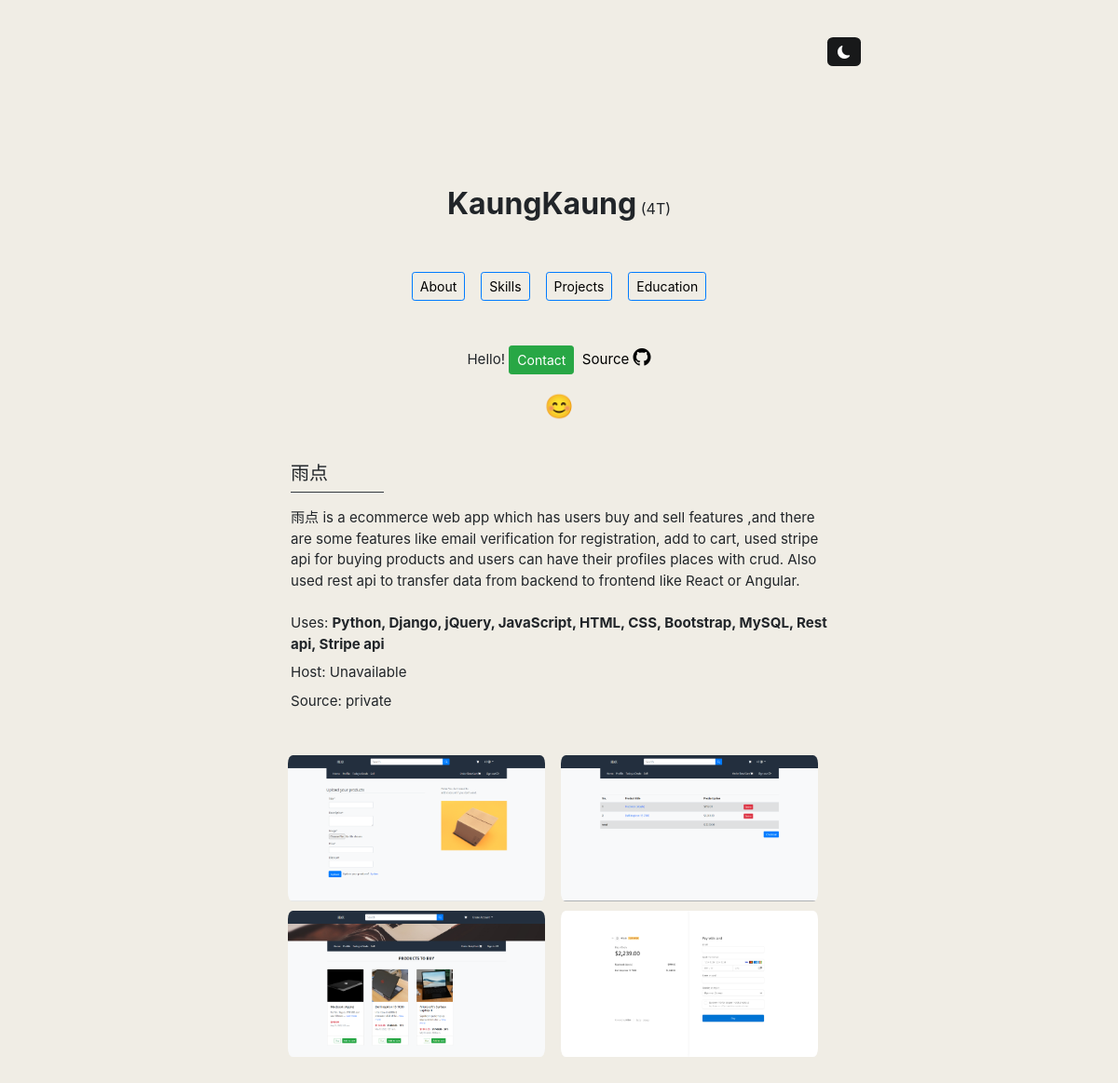
Before: /project2/2 with the older database file.
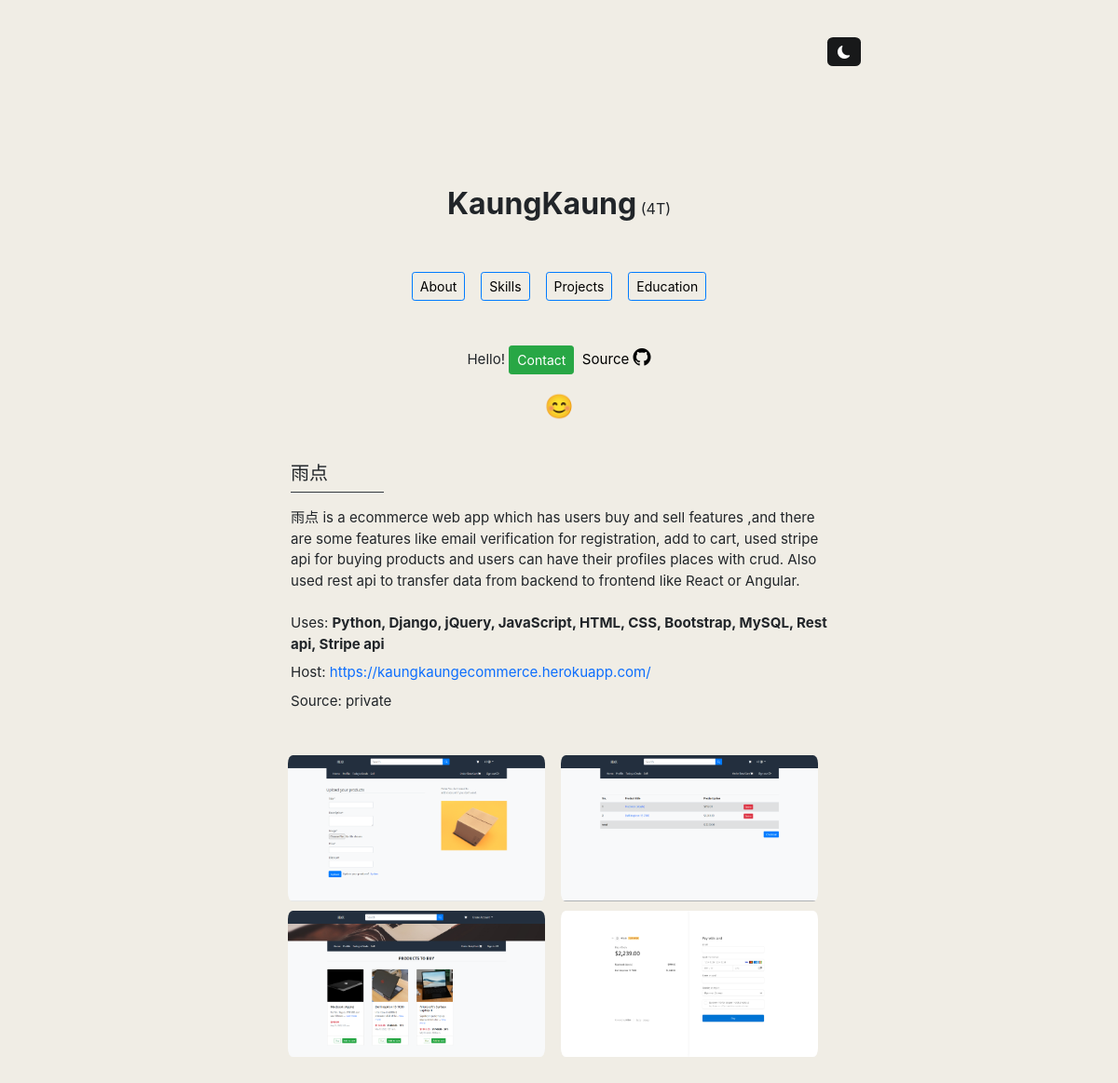
After: the same page with the newer database file.
### display/models.py (models this page shows)
class Project(models.Model):
    title = models.CharField(max_length=225)
    image = models.ImageField(upload_to='project_image')
    uses = models.CharField(max_length=255)
    description = models.TextField()
    schoolp = models.CharField(max_length=255, blank=True, null=True)
    url = models.URLField(max_length=255, blank=True, null=True)
    source_code = models.URLField(max_length=255, blank=True, null=True)
    image2 = models.ImageField(upload_to='project_image', null=True, blank=True)
    image3 = models.ImageField(upload_to='project_image', null=True, blank=True)
    image4 = models.ImageField(upload_to='project_image', null=True, blank=True)

### display/views.py (the view)
def project2(request, pk):
    p = Project.objects.get(id=pk)
    return render(request, "project2.html",
                  {"project": p})

### template/project2.html
{% extends 'main.html' %}
{% block content %}
{% include 'chain.html' %}
{% load static %}
<link rel="stylesheet" href="{% static 'style.css' %}">
{% include 'profile.html' %}
<div style="height:40px;"></div>
<body>
<div class="context" style="width:48%;">
        <div class="about" style="margin:auto;max-width:590px;">
            <div style="margin:auto;font-size:15.1px;">
        {% if project.title == "Secure Coding" %}
                  <h5>{{project.title}}</h5>
        <legend class="border-bottom border-dark mb-3" style="width:160px;"></legend>
                {% else %}
            <h5>{{project.title}}</h5>
        <legend class="border-bottom border-dark mb-3" style="width:100px;"></legend>
            {% endif %}
        <p style="white-space: pre-line;">{{ project.description }}
            <label>Uses: <b>{{ project.uses }}</b></label>{% if project.url %}
            <label>Host: <a class="plink" target="_blank" href="{{ project.url }}">{{ project.url }}</a></label>{% else %}
            <label>Host: Unavailable</label>{% endif %}{% if project.source_code %}
            <label>SouceCode: <a class="plink" href="{{ project.source_code }}">{{ project.source_code }}</a></label>{% else %}
            <label>Source: private</label>{% endif %}
            </p><br>
                <div class="row" style="max-width:590px;">
                <img src="{{project.image2.url}}" style="margin-bottom:10px;margin-right:-7px;max-width:300px;max-height:180px;object-fit:cover;border-radius: 5.7%;">
                        <img src="{{project.image3.url}}" style="margin-bottom:10px;margin-right:-7px;max-width:300px;max-height:180px;object-fit:cover;border-radius:  5.7%;">
                    <img src="{{project.image.url}}" style="margin-bottom:10px;margin-right:-7px;max-width:300px;max-height:180px;object-fit:cover;border-radius:  5.7%;">
                        <img src="{{project.image4.url}}" style="margin-bottom:10px;margin-right:-7px;max-width:300px;max-height:180px;object-fit:cover;border-radius:  5.7%;">
                    </div>
            </div>
        </div>
    </div>
</body>
<footer style="height:180px;"></footer>
{% endblock %}

Changed rows visible on the page:
changed Project "雨点": url (not shown) → "https://kaungkaungecommerce.herokuapp.com/"
Other visible differences:
text no longer shown: "Host: Unavailable"
text now shown: "Host:"
